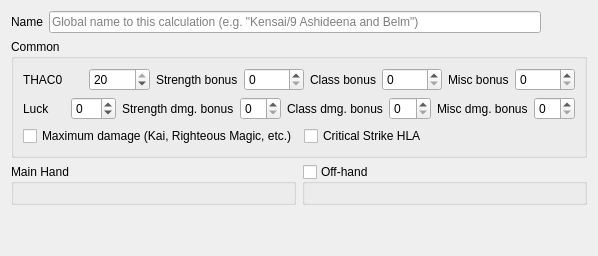
<?xml version="1.0" encoding="UTF-8"?>
<ui version="4.0">
 <class>calculation</class>
 <widget class="QWidget" name="calculation">
  <property name="geometry">
   <rect>
    <x>0</x>
    <y>0</y>
    <width>598</width>
    <height>256</height>
   </rect>
  </property>
  <layout class="QVBoxLayout" name="verticalLayout_9">
   <item>
    <layout class="QHBoxLayout" name="horizontalLayout_2">
     <item>
      <widget class="QLabel" name="nameLabel">
       <property name="text">
        <string>Name</string>
       </property>
      </widget>
     </item>
     <item>
      <widget class="QLineEdit" name="name">
       <property name="placeholderText">
        <string>Global name to this calculation (e.g. &quot;Kensai/9 Ashideena and Belm&quot;)</string>
       </property>
      </widget>
     </item>
     <item>
      <widget class="QPushButton" name="color">
       <property name="text">
        <string/>
       </property>
       <property name="flat">
        <bool>true</bool>
       </property>
      </widget>
     </item>
    </layout>
   </item>
   <item>
    <widget class="QGroupBox" name="commonGroup">
     <property name="title">
      <string>Common</string>
     </property>
     <layout class="QVBoxLayout" name="verticalLayout">
      <item>
       <layout class="QHBoxLayout" name="horizontalLayout">
        <item>
         <widget class="QLabel" name="baseThac0Label">
          <property name="text">
           <string>THAC0</string>
          </property>
         </widget>
        </item>
        <item>
         <widget class="QSpinBox" name="baseThac0">
          <property name="maximum">
           <number>20</number>
          </property>
          <property name="value">
           <number>20</number>
          </property>
         </widget>
        </item>
        <item>
         <widget class="QLabel" name="strengthThac0BonusLabel">
          <property name="text">
           <string>Strength bonus</string>
          </property>
         </widget>
        </item>
        <item>
         <widget class="QSpinBox" name="strengthThac0Bonus"/>
        </item>
        <item>
         <widget class="QLabel" name="classThac0BonusLabel">
          <property name="text">
           <string>Class bonus</string>
          </property>
         </widget>
        </item>
        <item>
         <widget class="QSpinBox" name="classThac0Bonus"/>
        </item>
        <item>
         <widget class="QLabel" name="miscThac0BonusLabel">
          <property name="text">
           <string>Misc bonus</string>
          </property>
         </widget>
        </item>
        <item>
         <widget class="QSpinBox" name="miscThac0Bonus"/>
        </item>
       </layout>
      </item>
      <item>
       <layout class="QHBoxLayout" name="horizontalLayout_3">
        <item>
         <widget class="QLabel" name="luckLabel">
          <property name="text">
           <string>Luck</string>
          </property>
         </widget>
        </item>
        <item>
         <widget class="QSpinBox" name="luck">
          <property name="minimum">
           <number>-20</number>
          </property>
          <property name="maximum">
           <number>20</number>
          </property>
         </widget>
        </item>
        <item>
         <widget class="QLabel" name="strengthDamageBonusLabel">
          <property name="text">
           <string>Strength dmg. bonus</string>
          </property>
         </widget>
        </item>
        <item>
         <widget class="QSpinBox" name="strengthDamageBonus"/>
        </item>
        <item>
         <widget class="QLabel" name="classDamageBonusLabel">
          <property name="text">
           <string>Class dmg. bonus</string>
          </property>
         </widget>
        </item>
        <item>
         <widget class="QSpinBox" name="classDamageBonus"/>
        </item>
        <item>
         <widget class="QLabel" name="miscDamageBonusLabel">
          <property name="text">
           <string>Misc dmg. bonus</string>
          </property>
         </widget>
        </item>
        <item>
         <widget class="QSpinBox" name="miscDamageBonus"/>
        </item>
       </layout>
      </item>
      <item>
       <layout class="QHBoxLayout" name="horizontalLayout_4">
        <item>
         <widget class="QCheckBox" name="maximumDamage">
          <property name="text">
           <string>Maximum damage (Kai, Righteous Magic, etc.)</string>
          </property>
         </widget>
        </item>
        <item>
         <widget class="QCheckBox" name="criticalStrike">
          <property name="text">
           <string>Critical Strike HLA</string>
          </property>
         </widget>
        </item>
       </layout>
      </item>
     </layout>
    </widget>
   </item>
   <item>
    <layout class="QHBoxLayout" name="horizontalLayout_8">
     <item>
      <widget class="QGroupBox" name="mainHandGroup">
       <property name="title">
        <string>Main Hand</string>
       </property>
       <layout class="QVBoxLayout" name="verticalLayout_4">
        <item>
         <widget class="WeaponArrangementWidget" name="weapon1" native="true"/>
        </item>
       </layout>
      </widget>
     </item>
     <item>
      <widget class="QGroupBox" name="offHandGroup">
       <property name="title">
        <string>Off-hand</string>
       </property>
       <property name="checkable">
        <bool>true</bool>
       </property>
       <property name="checked">
        <bool>false</bool>
       </property>
       <layout class="QVBoxLayout" name="verticalLayout_6">
        <item>
         <widget class="WeaponArrangementWidget" name="weapon2" native="true"/>
        </item>
       </layout>
      </widget>
     </item>
    </layout>
   </item>
   <item>
    <spacer name="verticalSpacer">
     <property name="orientation">
      <enum>Qt::Vertical</enum>
     </property>
     <property name="sizeType">
      <enum>QSizePolicy::MinimumExpanding</enum>
     </property>
     <property name="sizeHint" stdset="0">
      <size>
       <width>10</width>
       <height>0</height>
      </size>
     </property>
    </spacer>
   </item>
  </layout>
 </widget>
 <customwidgets>
  <customwidget>
   <class>WeaponArrangementWidget</class>
   <extends>QWidget</extends>
   <header>damagecalculatorpage.h</header>
   <container>1</container>
  </customwidget>
 </customwidgets>
 <resources/>
 <connections/>
</ui>
